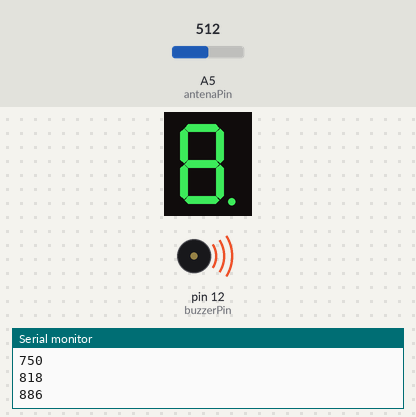
A sketch run on a simulated Arduino Uno, built with avr-gcc and run on an emulated ATmega328P. Shown: 1-digit seven-segment display, buzzer (waves = sounding), the last lines printed to the serial monitor. Wiring (inferred from the names in the program): 1-digit 7-segment display, segments lit when HIGH: segments pin 2, pin 3, pin 4, pin 5, pin 6, pin 7, pin 8, pin 9. Inputs (shaded band) come from the test bench; at power-on: A5 (antenaPin) = 512. The segment pins are drawn as the display they are named for.

Above: at 1.25 s.
1.3 s: A5 (antenaPin) set to 0
At 2.5 s:
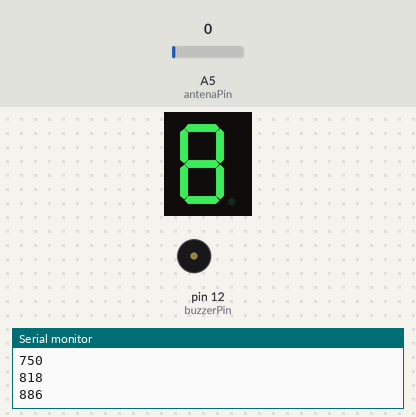
2.8 s: A5 (antenaPin) set to 60
At 4.05 s:
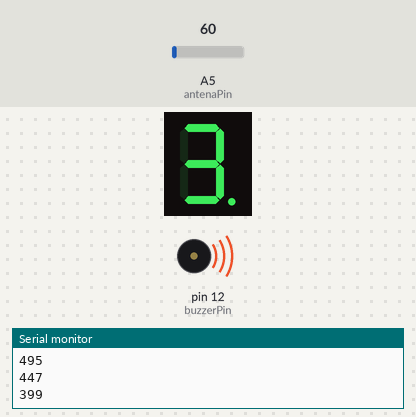
4.3 s: A5 (antenaPin) set to 40
At 5.21 s:
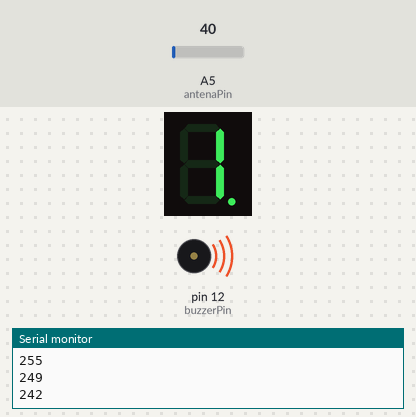
Timing chart, 0 to 7.3 s (numbered marks = the images above; inputs shaded):
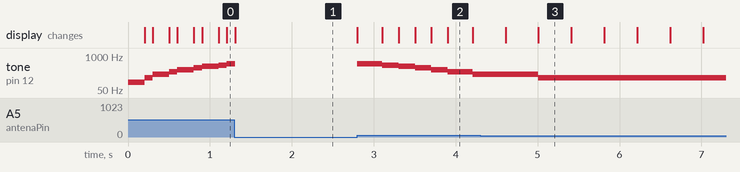

The sketch:

H3.ino
```cpp
// Ghost Detector

const int pinA = 2;
const int pinB = 3;
const int pinC = 4;
const int pinD = 5;
const int pinE = 6;
const int pinF = 7;
const int pinG = 8;
const int pinDP = 9;

const int buzzerPin = 12;
const int buzzerTone = 50;
const int buzzerDuration = 700;

const int antenaPin = A5;
int antenaVal = 0;
int senseLimit = 200;

int updateTime = 100; //the interval for delay()

const int segSize = 8;

int segments[segSize]={pinA, pinB, pinC, pinD, pinE, pinF, pinG, pinDP};

int index = 0;

const int readingCounter = 15;
int readings[readingCounter];
int total = 0;
int number = -1;

const int noOfDigits = 10;
//matrix
bool digitMatrix [noOfDigits][segSize-1]={
  {1, 1, 1, 1, 1, 1, 0}, // 0
  {0, 1, 1, 0, 0, 0, 0}, // 1
  {1, 1, 0, 1, 1, 0, 1}, // 2
  {1, 1, 1, 1, 0, 0, 1}, // 3
  {0, 1, 1, 0, 0, 1, 1}, // 4
  {1, 0, 1, 1, 0, 1, 1}, // 5
  {1, 0, 1, 1, 1, 1, 1}, // 6
  {1, 1, 1, 0, 0, 0, 0}, // 7
  {1, 1, 1, 1, 1, 1, 1}, // 8
  {1, 1, 1, 1, 0, 1, 1}  // 9
};

void displayNumber (byte digit, bool decimalPoint){
  for (int i = 0; i < segSize - 1; i++){
    digitalWrite(segments[i], digitMatrix[digit][i]);
  }
  digitalWrite(pinDP, decimalPoint);
}

void setup() {
  for (int i = 0; i< segSize ; i++){
    pinMode(segments[i], OUTPUT);
  }

  // initialize all the readings to 0
  for (int i = 0; i < readingCounter; i++)
    readings[i] = 0;

  Serial.begin(9600);
}

int averageCalculator(){
    antenaVal = constrain(antenaVal, 1, senseLimit);
    antenaVal = map(antenaVal, 1, senseLimit, 1, 1023);  // remap the constrained val within a 1 to 1023 range

    total -= readings[index];
    readings[index] = antenaVal;
    total += readings[index];
    index += 1;

    if(index >= readingCounter){
      index = 0;
    }

    return total / readingCounter;
}

void loop() {
  antenaVal = analogRead(antenaPin);

  if(antenaVal >= 1){

    int average = averageCalculator();

    if (average > 50){
      number = 0;
    }
    if (average > 150){
       number = 1;
    }
    if (average > 250){
       number = 2;
    }
    if (average > 350){
       number = 3;
    }
    if (average > 450){
       number = 4;
    }
    if (average > 550){
       number = 5;
    }
    if (average > 650){
       number = 6;
    }
    if (average > 750){
       number = 7;
    }
    if (average > 850){
       number = 8;
    }
    if (average > 950){
       number = 9;
    }

    Serial.println(average);

    displayNumber(number, HIGH);
    tone(buzzerPin, (number+2)* buzzerTone, buzzerDuration);

    delay(updateTime);

    noTone(buzzerPin);
    displayNumber(number, LOW);
  }
}
```

Measured:
- after the input at 1.3 s, tone on pin 12 (buzzerPin): 500 Hz → silent at once
- after the input at 2.8 s, tone on pin 12 (buzzerPin): plays 500 Hz for 0.30 s, 450 Hz for 0.20 s, 400 Hz for 0.20 s, 350 Hz for 0.20 s, 300 Hz for 0.20 s, 250 Hz for 0.30 s … (7 notes in this stretch), starting at once; the display: first changes at once (image 2 shows a later state)
- after the input at 4.3 s, tone on pin 12 (buzzerPin): 200 Hz → 150 Hz after 0.71 s; the display: first differs from a run without the input after 0.71 s (image 3)
- by itself, tone on pin 12 (buzzerPin): plays 100 Hz for 0.20 s, 150 Hz for 0.10 s, 200 Hz for 0.20 s, 250 Hz for 0.10 s, 300 Hz for 0.20 s, 350 Hz for 0.10 s … (9 notes in this stretch)
- what the display in image 3 shows lasts 0.4 s, from 5.0 s to 5.4 s
